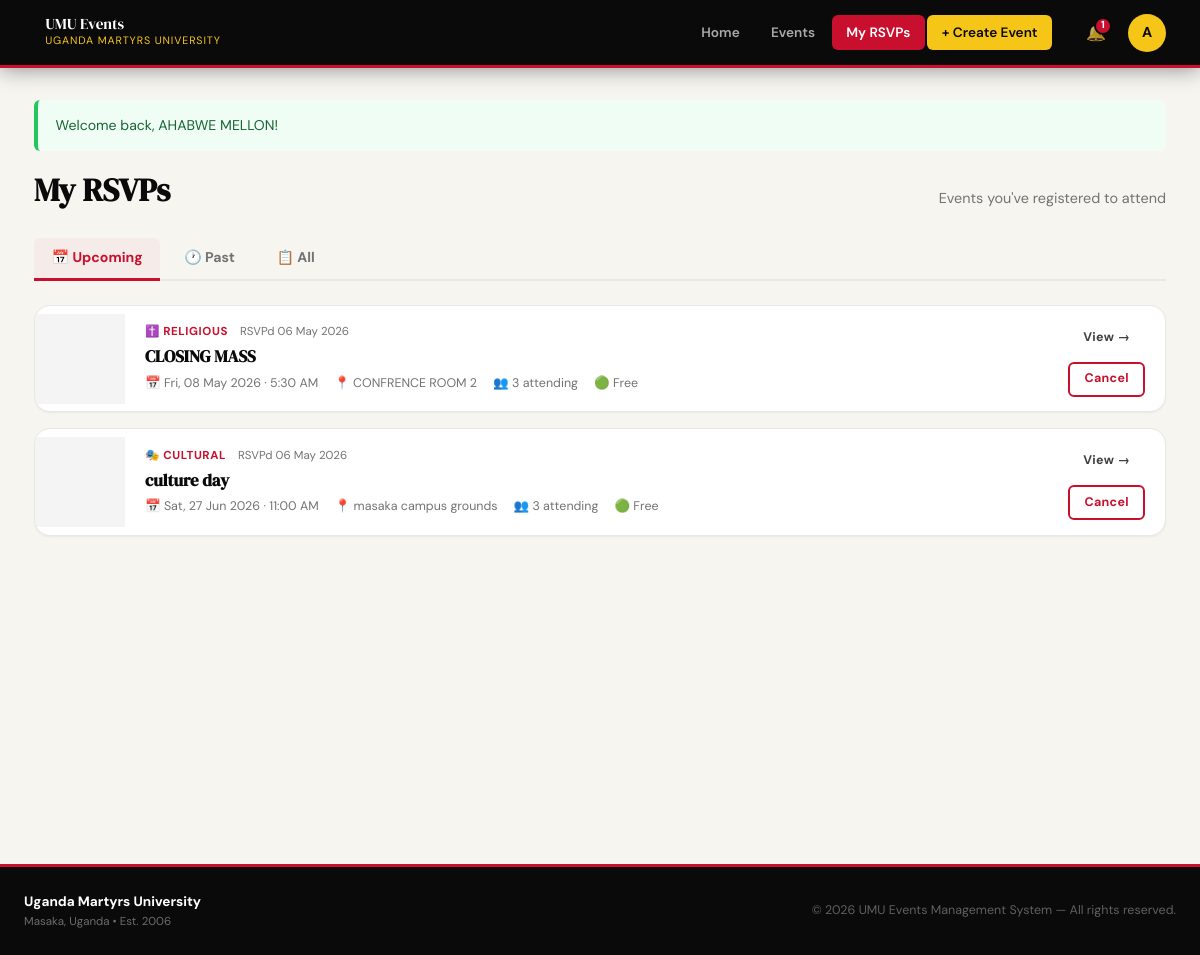
The app's page /my_rsvps.php (signed in) with its own data.
### tables this page shows
CREATE TABLE IF NOT EXISTS `rsvps` (
  `id` int NOT NULL AUTO_INCREMENT,
  `user_id` int NOT NULL,
  `event_id` int NOT NULL,
  `rsvp_at` timestamp NULL DEFAULT CURRENT_TIMESTAMP,
  PRIMARY KEY (`id`),
  UNIQUE KEY `unique_rsvp` (`user_id`,`event_id`),
  KEY `event_id` (`event_id`)
);

CREATE TABLE IF NOT EXISTS `events` (
  `id` int NOT NULL AUTO_INCREMENT,
  `creator_id` int NOT NULL,
  `category_id` int NOT NULL,
  `title` varchar(200) NOT NULL,
  `description` text NOT NULL,
  `location` varchar(200) NOT NULL,
  `event_date` datetime NOT NULL,
  `is_free` tinyint(1) NOT NULL DEFAULT '1',
  `price` decimal(10,2) DEFAULT '0.00',
  `capacity` int DEFAULT NULL,
  `poster` varchar(255) DEFAULT NULL,
  `status` enum('pending','approved','rejected') NOT NULL DEFAULT 'pending',
  `rejection_reason` varchar(255) DEFAULT NULL,
  `created_at` timestamp NULL DEFAULT CURRENT_TIMESTAMP,
  PRIMARY KEY (`id`),
  KEY `creator_id` (`creator_id`),
  KEY `category_id` (`category_id`)
);

CREATE TABLE IF NOT EXISTS `categories` (
  `id` int NOT NULL AUTO_INCREMENT,
  `name` varchar(60) NOT NULL,
  `icon` varchar(10) NOT NULL DEFAULT 0xF09F8E89,
  PRIMARY KEY (`id`),
  UNIQUE KEY `name` (`name`)
);

### my_rsvps.php (the view, shortened to what this page needs)
<?php
require_once 'includes/auth.php';
$db     = getDB();
$userId = currentUserId();
$filter = trim($_GET['filter'] ?? 'upcoming');
$sql = "SELECT r.id AS rsvp_id, r.rsvp_at, e.id AS event_id,
               e.title, e.event_date, e.location, e.is_free, e.price,
               e.poster, c.name AS cat_name, c.icon AS cat_icon,
               (SELECT COUNT(*) FROM rsvps WHERE event_id=e.id) AS rsvp_count
        FROM rsvps r
        JOIN events e ON e.id=r.event_id
        JOIN categories c ON c.id=e.category_id
        WHERE r.user_id=?";
if ($filter === 'upcoming')  $sql .= " AND e.event_date > NOW()";
elseif ($filter === 'past')  $sql .= " AND e.event_date <= NOW()";
$sql .= " ORDER BY e.event_date " . ($filter === 'past' ? 'DESC' : 'ASC');
$stmt = $db->prepare($sql);
$stmt->bind_param('i', $userId);
$stmt->execute();
$rsvps = $stmt->get_result()->fetch_all(MYSQLI_ASSOC);
include 'includes/header.php';
?>
<div class="page-wrap">
<div class="page-hd">
    <h1 class="page-title">My RSVPs</h1>
    <p class="page-sub">Events you've registered to attend</p>
</div>
<div class="tab-strip">
    <a href="my_rsvps.php?filter=upcoming" class="tab-btn <?= $filter==='upcoming'?'active':'' ?>">📅 Upcoming</a>
    <a href="my_rsvps.php?filter=past"     class="tab-btn <?= $filter==='past'?'active':'' ?>">🕐 Past</a>
    <a href="my_rsvps.php?filter=all"      class="tab-btn <?= $filter==='all'?'active':'' ?>">📋 All</a>
</div>
<?php if (empty($rsvps)): ?>
<div class="empty-state">
    <div class="empty-icon">🎟️</div>
    <h3>No <?= $filter ?> RSVPs</h3>
    <p>Browse events and RSVP to ones you'd like to attend.</p>
    <a href="events.php" class="btn btn-primary">Browse Events</a>
</div>
<?php else: ?>
<div class="rsvp-list">
    <?php foreach ($rsvps as $r): ?>
    <?php $isPast = strtotime($r['event_date']) < time(); ?>
    <div class="rsvp-list-item <?= $isPast?'rsvp-past':'' ?>">
        <?php if ($r['poster']): ?>
        <div class="rsvp-thumb" style="background-image:url('<?= UPLOAD_URL . clean($r['poster']) ?>')"></div>
        <?php else: ?>
        <div class="rsvp-thumb rsvp-thumb-no-img">
            <span><?= $r['cat_icon'] ?></span>
        </div>
        <?php endif; ?>
        <div class="rsvp-item-body">
            <div class="rsvp-item-meta">
                <span class="event-cat-badge"><?= $r['cat_icon'] ?> <?= clean($r['cat_name']) ?></span>
                <span class="rsvp-date-small">RSVPd <?= date('d M Y', strtotime($r['rsvp_at'])) ?></span>
            </div>
            <h3 class="rsvp-item-title">
                <a href="event_detail.php?id=<?= $r['event_id'] ?>"><?= clean($r['title']) ?></a>
            </h3>
            <div class="rsvp-item-info">
                <span>📅 <?= date('D, d M Y · g:i A', strtotime($r['event_date'])) ?></span>
                <span>📍 <?= clean($r['location']) ?></span>
                <span>👥 <?= $r['rsvp_count'] ?> attending</span>
                <span><?= $r['is_free']?'🟢 Free':'💰 UGX '.number_format($r['price']) ?></span>
            </div>
        </div>
        <div class="rsvp-item-actions">
            <a href="event_detail.php?id=<?= $r['event_id'] ?>" class="btn btn-sm btn-ghost">View →</a>
            <?php if (!$isPast): ?>
            <a href="my_rsvps.php?cancel=<?= $r['rsvp_id'] ?>"
               class="btn btn-sm btn-outline-red"
               onclick="return confirm('Cancel your RSVP for this event?')">Cancel</a>
            <?php endif; ?>
        </div>
    </div>
    <?php endforeach; ?>
</div>
<?php endif; ?>
</div>
<?php include 'includes/footer.php'; ?>

### style.css (style rules this page uses)
:root { --black: #0A0A0A; --black-soft: #141414; --black-card: #1C1C1C; --red: #C8102E; --red-dark: #9B0C23; --red-light: #E8304A; --yellow: #F5C518; --yellow-dark: #D4A800; --yellow-light:#FDD84E; --white: #FFFFFF; --off-white: #F7F5F0; --cream: #FAF8F3; --gray-50: #FAFAFA; --gray-100: #F4F4F4; --gray-200: #E8E8E8; --gray-300: #D0D0D0; --gray-500: #737373; --gray-700: #404040; --border: var(--gray-200); --border-dark: var(--gray-300); --radius-xs: 3px; --radius-sm: 6px; --radius-md: 10px; --radius-lg: 16px; --radius-xl: 24px; --radius-full: 999px; --shadow-xs: 0 1px 2px rgba(0,0,0,.06); --shadow-sm: 0 2px 8px rgba(0,0,0,.08); --shadow-md: 0 6px 20px rgba(0,0,0,.10); --shadow-lg: 0 12px 40px rgba(0,0,0,.14); --shadow-xl: 0 24px 64px rgba(0,0,0,.18); --font-display: 'DM Serif Display', Georgia, serif; --font-body: 'DM Sans', 'Helvetica Neue', sans-serif; --header-h: 68px; --page-max: 1180px; --ease: cubic-bezier(.4,0,.2,1); --t: 0.2s; }
*, *::before, *::after { box-sizing: border-box; margin: 0; padding: 0; }
html { scroll-behavior: smooth; }
body { font-family: var(--font-body); font-size: 15px; line-height: 1.6; color: var(--gray-700); background: var(--off-white); -webkit-font-smoothing: antialiased; }
a { color: var(--red); text-decoration: none; transition: color var(--t); }
h1,h2,h3,h4 { font-family: var(--font-display); color: var(--black); line-height: 1.2; }
.btn { display: inline-flex; align-items: center; justify-content: center; gap: .4rem; padding: .65rem 1.35rem; border-radius: var(--radius-sm); font-family: var(--font-body); font-size: .88rem; font-weight: 700; letter-spacing: .025em; border: 2px solid transparent; cursor: pointer; transition: all var(--t); white-space: nowrap; text-decoration: none; }
.btn-outline-red { background: transparent; color: var(--red); border-color: var(--red); }
.btn-ghost { background: transparent; color: var(--gray-700); border-color: transparent; }
.btn-sm { padding: .35rem .8rem; font-size: .78rem; }
.page-wrap { max-width: var(--page-max); margin: 0 auto; padding: 2rem 1.5rem 4rem; }
.page-hd { margin-bottom: 1.75rem; display: flex; align-items: flex-end; justify-content: space-between; flex-wrap: wrap; gap: 1rem; }
.page-title { font-family: var(--font-display); font-size: 2rem; color: var(--black); }
.page-sub { font-size: .9rem; color: var(--gray-500); margin-top: .15rem; }
.event-cat-badge { font-size: .72rem; font-weight: 700; color: var(--red); text-transform: uppercase; letter-spacing: .05em; }
.tab-strip { display: flex; gap: .4rem; margin-bottom: 1.5rem; border-bottom: 2px solid var(--border); padding-bottom: -.5rem; }
.tab-btn { padding: .55rem 1.1rem; font-size: .88rem; font-weight: 700; color: var(--gray-500); border-radius: var(--radius-sm) var(--radius-sm) 0 0; border-bottom: 3px solid transparent; margin-bottom: -2px; transition: all var(--t); text-decoration: none; }
.tab-btn.active { color: var(--red); border-bottom-color: var(--red); background: rgba(200,16,46,.04); }
.rsvp-list { display: flex; flex-direction: column; gap: 1rem; }
.rsvp-list-item { display: flex; align-items: center; gap: 1.25rem; background: var(--white); border: 1px solid var(--border); border-radius: var(--radius-lg); overflow: hidden; box-shadow: var(--shadow-xs); transition: box-shadow var(--t); }
.rsvp-thumb { width: 90px; height: 90px; flex-shrink: 0; background-size: cover; background-position: center; background-color: var(--gray-100); }
.rsvp-item-body { flex: 1; padding: .9rem 0; min-width: 0; }
.rsvp-item-meta { display: flex; align-items: center; gap: .75rem; margin-bottom: .35rem; flex-wrap: wrap; }
.rsvp-date-small { font-size: .72rem; color: var(--gray-500); }
.rsvp-item-title { font-family: var(--font-display); font-size: 1.05rem; margin-bottom: .4rem; }
.rsvp-item-title a { color: var(--black); }
.rsvp-item-info { display: flex; gap: 1rem; flex-wrap: wrap; font-size: .78rem; color: var(--gray-500); }
.rsvp-item-actions { padding: .9rem 1.25rem; display: flex; flex-direction: column; gap: .4rem; flex-shrink: 0; }

### records on screen
rsvps: categories.icon "✝️", categories.name "RELIGIOUS", rsvp_at "06 May 2026", event.title "CLOSING MASS", event.event_date "Fri, 08 May 2026 · 5:30 AM", event.location "CONFRENCE ROOM 2", rsvp_count "3"
rsvps: categories.icon "🎭", categories.name "CULTURAL", rsvp_at "06 May 2026", event.title "culture day", event.event_date "Sat, 27 Jun 2026 · 11:00 AM", event.location "masaka campus grounds", rsvp_count "3"

### other values on screen
$unread "1"
substr(currentUserName(), 0, 1) "A"
$f['message'] "Welcome back, AHABWE MELLON!"
